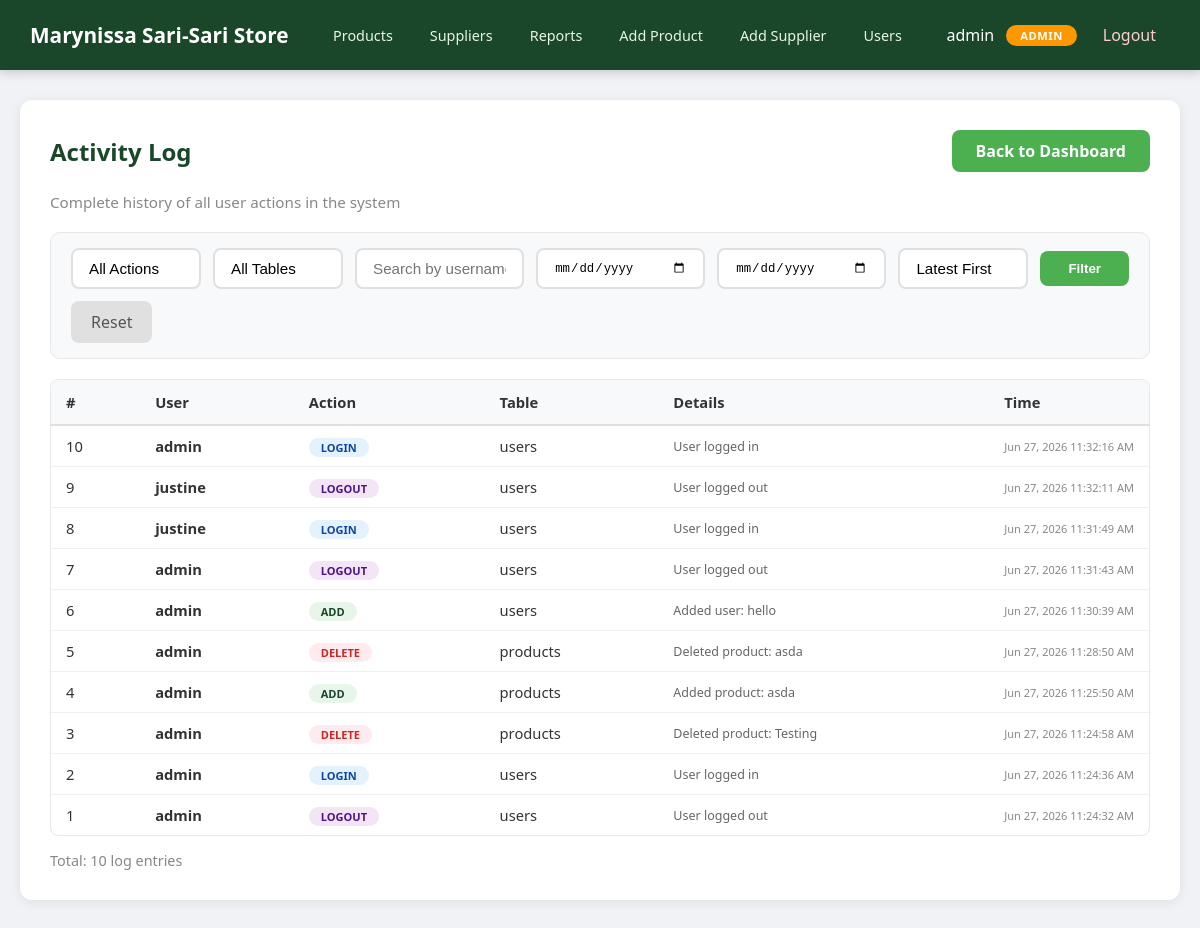
Page /activity_log.php (signed in) on the committed database.
### tables this page shows
CREATE TABLE `activity_log` (
  `id` int(11) NOT NULL,
  `user_id` int(11) NOT NULL,
  `username` varchar(50) NOT NULL,
  `action` varchar(50) NOT NULL,
  `table_name` varchar(50) NOT NULL,
  `record_id` int(11) DEFAULT NULL,
  `details` text DEFAULT NULL,
  `created_at` timestamp NOT NULL DEFAULT current_timestamp()
);

### auth.php (called while the page is built, shortened)
<?php
function isAdmin() {
    return isset($_SESSION['role']) && $_SESSION['role'] == 'admin';
}
function getUsername() {
    return isset($_SESSION['username']) ? $_SESSION['username'] : null;
}
?>

### activity_log.php (the view, shortened to what this page needs)
<?php
require_once 'config.php';
$action_filter = $_GET['action'] ?? '';
$table_filter = $_GET['table'] ?? '';
$user_filter = $_GET['user'] ?? '';
$sort_order = $_GET['sort'] ?? 'DESC';
$date_from = $_GET['date_from'] ?? '';
$date_to = $_GET['date_to'] ?? '';
$sql = "SELECT * FROM activity_log WHERE 1=1";
$sort_order = ($sort_order == 'ASC') ? 'ASC' : 'DESC';
$sql .= " ORDER BY created_at " . $sort_order;
$logs = $conn->query($sql);
?>
<!DOCTYPE html>
<html>
<head>
    <link rel="stylesheet" href="style.css">
</head>
<body>
<?php include 'navbar.php'; ?>
<div class="container">
    <div class="card">
        <div class="top-bar">
            <h1>Activity Log</h1>
            <a href="index.php" class="btn-back" style="margin-top:0;">Back to Dashboard</a>
        </div>
        <p class="page-subtitle">Complete history of all user actions in the system</p>
        <div class="search-bar" style="margin-bottom:20px;">
            <form method="GET" style="display:flex; gap:12px; flex-wrap:wrap; width:100%; align-items:center;">
                <select name="action" style="padding:10px 16px; border:2px solid #e0e0e0; border-radius:8px; font-size:0.95em; background:#fff; min-width:130px;">
                    <option value="">All Actions</option>
                </select>
                <select name="table" style="padding:10px 16px; border:2px solid #e0e0e0; border-radius:8px; font-size:0.95em; background:#fff; min-width:130px;">
                    <option value="">All Tables</option>
                </select>
                <input type="text" name="user" placeholder="Search by username..." value="<?= htmlspecialchars($user_filter) ?>" style="padding:10px 16px; border:2px solid #e0e0e0; border-radius:8px; font-size:0.95em; min-width:150px;">
                <input type="date" name="date_from" value="<?= htmlspecialchars($date_from) ?>" style="padding:10px 16px; border:2px solid #e0e0e0; border-radius:8px; font-size:0.95em; min-width:150px;">
                <input type="date" name="date_to" value="<?= htmlspecialchars($date_to) ?>" style="padding:10px 16px; border:2px solid #e0e0e0; border-radius:8px; font-size:0.95em; min-width:150px;">
                <select name="sort" style="padding:10px 16px; border:2px solid #e0e0e0; border-radius:8px; font-size:0.95em; background:#fff; min-width:130px;">
                    <option value="DESC" <?= ($sort_order == 'DESC') ? 'selected' : '' ?>>Latest First</option>
                </select>
                <button type="submit" class="btn-search">Filter</button>
                <?php if (!empty($action_filter) || !empty($table_filter) || !empty($user_filter) || !empty($date_from) || !empty($date_to) || !empty($sort_order)): ?>
                    <a href="activity_log.php" class="btn-reset">Reset</a>
                <?php endif; ?>
            </form>
        </div>
        <div class="table-container">
            <table>
                <thead>
                    <tr>
                        <th>#</th>
                        <th>User</th>
                        <th>Action</th>
                        <th>Table</th>
                        <th>Details</th>
                        <th>Time</th>
                    </tr>
                </thead>
                <tbody>
                    <?php if ($logs->num_rows > 0): ?>
                        <?php while ($log = $logs->fetch_assoc()): ?>
                        <tr>
                            <td><?= $log['id'] ?></td>
                            <td><strong><?= htmlspecialchars($log['username']) ?></strong></td>
                            <td>
                                <span style="padding:2px 12px; border-radius:12px; font-size:0.75em; font-weight:600;
                                    <?= $log['action'] == 'ADD' ? 'background:#e8f5e9; color:#1a472a;' : '' ?>
                                    <?= $log['action'] == 'EDIT' ? 'background:#fff3e0; color:#e65100;' : '' ?>
                                    <?= $log['action'] == 'DELETE' ? 'background:#ffebee; color:#c62828;' : '' ?>
                                    <?= $log['action'] == 'LOGIN' ? 'background:#e3f2fd; color:#0d47a1;' : '' ?>
                                    <?= $log['action'] == 'LOGOUT' ? 'background:#f3e5f5; color:#4a148c;' : '' ?>
                                ">
                                    <?= htmlspecialchars($log['action']) ?>
                                </span>
                            </td>
                            <td><?= htmlspecialchars($log['table_name']) ?></td>
                            <td style="font-size:0.85em; color:#666; max-width:350px; word-wrap:break-word;">
                                <?= htmlspecialchars($log['details'] ?? '') ?>
                            </td>
                            <td style="font-size:0.75em; color:#888; white-space:nowrap;">
                                <?= date('M d, Y h:i:s A', strtotime($log['created_at'])) ?>
                            </td>
                        </tr>
                        <?php endwhile; ?>
                    <?php endif; ?>
                </tbody>
            </table>
        </div>
        <p class="count">Total: <?= $logs->num_rows ?> log entries</p>
    </div>
</div>
</body>
</html>

### navbar.php
<?php
$current_page = basename($_SERVER['PHP_SELF']);
?>
<nav class="navbar">
    <div class="brand">
        Marynissa Sari-Sari Store
    </div>
    <div class="nav-links">
        <a href="index.php" class="<?= $current_page == 'index.php' ? 'active' : '' ?>">Products</a>
        <a href="suppliers.php" class="<?= $current_page == 'suppliers.php' ? 'active' : '' ?>">Suppliers</a>
        <a href="report.php" class="<?= $current_page == 'report.php' ? 'active' : '' ?>">Reports</a>
        <?php if (isAdmin()): ?>
            <a href="add_product.php" class="<?= $current_page == 'add_product.php' ? 'active' : '' ?>">Add Product</a>
            <a href="add_supplier.php" class="<?= $current_page == 'add_supplier.php' ? 'active' : '' ?>">Add Supplier</a>
            <a href="users.php" class="<?= $current_page == 'users.php' ? 'active' : '' ?>">Users</a>
        <?php endif; ?>
    </div>
    <div class="user-section">
        <span><?= getUsername() ?></span>
        <span class="role-badge <?= isAdmin() ? 'admin' : 'staff' ?>">
            <?= $_SESSION['role'] ?>
        </span>
        <a href="logout.php" class="logout-btn">Logout</a>
    </div>
</nav>

### style.css (style rules this page uses)
* { margin: 0; padding: 0; box-sizing: border-box; }
body { font-family: 'Segoe UI', Tahoma, Geneva, Verdana, sans-serif; background: #f0f2f5; min-height: 100vh; color: #333; }
a { text-decoration: none; }
.navbar { background: #1a472a; color: #fff; padding: 0 30px; display: flex; justify-content: space-between; align-items: center; height: 70px; box-shadow: 0 2px 10px rgba(0,0,0,0.2); position: sticky; top: 0; z-index: 100; }
.navbar .brand { font-size: 1.3em; font-weight: 600; display: flex; align-items: center; gap: 10px; }
.navbar .nav-links { display: flex; gap: 5px; align-items: center; }
.navbar .nav-links a { color: #e8f5e9; padding: 8px 16px; border-radius: 6px; transition: all 0.3s ease; font-size: 0.9em; }
.navbar .user-section { display: flex; align-items: center; gap: 12px; }
.navbar .role-badge { padding: 3px 14px; border-radius: 20px; font-size: 0.7em; font-weight: 600; text-transform: uppercase; letter-spacing: 0.5px; }
.role-badge.admin { background: #FF9800; color: #fff; }
.navbar .logout-btn { color: #ffcdd2; padding: 6px 14px; border-radius: 6px; transition: all 0.3s; }
.container { max-width: 1200px; margin: 30px auto; padding: 0 20px; }
.card { background: #fff; border-radius: 12px; padding: 30px; box-shadow: 0 2px 12px rgba(0,0,0,0.08); margin-bottom: 25px; }
.page-subtitle { color: #888; font-size: 0.95em; margin-bottom: 20px; }
.top-bar { display: flex; justify-content: space-between; align-items: center; margin-bottom: 20px; flex-wrap: wrap; gap: 15px; }
.top-bar h1 { color: #1a472a; font-size: 1.5em; }
.btn-back { display: inline-block; padding: 10px 24px; background: #4CAF50; color: #fff; border-radius: 8px; font-weight: 600; transition: all 0.3s; margin-top: 10px; }
.search-bar { display: flex; gap: 12px; margin-bottom: 20px; flex-wrap: wrap; background: #f8f9fa; padding: 15px 20px; border-radius: 10px; align-items: center; border: 1px solid #e8e8e8; }
.search-bar input { flex: 2; padding: 10px 16px; border: 2px solid #e0e0e0; border-radius: 8px; font-size: 0.95em; min-width: 180px; transition: all 0.3s; background: #fff; }
.search-bar select { flex: 1; padding: 10px 16px; border: 2px solid #e0e0e0; border-radius: 8px; font-size: 0.95em; background: #fff; min-width: 150px; cursor: pointer; appearance: none; background-repeat: no-repeat; background-position: right 12px center; padding-right: 35px; }
.search-bar .btn-search { padding: 10px 28px; background: #4CAF50; color: #fff; border: none; border-radius: 8px; cursor: pointer; font-weight: 600; transition: all 0.3s; white-space: nowrap; }
.search-bar .btn-reset { padding: 10px 20px; background: #e0e0e0; color: #555; border: none; border-radius: 8px; cursor: pointer; font-weight: 500; transition: all 0.3s; }
.table-container { overflow-x: auto; border-radius: 8px; border: 1px solid #e8e8e8; }
table { width: 100%; border-collapse: collapse; font-size: 0.92em; }
th { background: #f8f9fa; color: #333; padding: 12px 15px; text-align: left; border-bottom: 2px solid #e0e0e0; font-weight: 600; white-space: nowrap; }
td { padding: 10px 15px; border-bottom: 1px solid #f0f0f0; vertical-align: middle; }
tr:last-child td { border-bottom: none; }
.count { margin-top: 15px; color: #888; font-size: 0.9em; }
table th:last-child, table td:last-child { width: 150px; min-width: 150px; }

### rows in the picture
activity_log: id "10", username "admin", action "LOGIN", table_name "users", details "User logged in", created_at "Jun 27, 2026 11:32:16 AM"
activity_log: id "9", username "justine", action "LOGOUT", table_name "users", details "User logged out", created_at "Jun 27, 2026 11:32:11 AM"
activity_log: id "8", username "justine", action "LOGIN", table_name "users", details "User logged in", created_at "Jun 27, 2026 11:31:49 AM"
activity_log: id "7", username "admin", action "LOGOUT", table_name "users", details "User logged out", created_at "Jun 27, 2026 11:31:43 AM"
activity_log: id "6", username "admin", action "ADD", table_name "users", details "Added user: hello", created_at "Jun 27, 2026 11:30:39 AM"
activity_log: id "5", username "admin", action "DELETE", table_name "products", details "Deleted product: asda", created_at "Jun 27, 2026 11:28:50 AM"
activity_log: id "4", username "admin", action "ADD", table_name "products", details "Added product: asda", created_at "Jun 27, 2026 11:25:50 AM"
activity_log: id "3", username "admin", action "DELETE", table_name "products", details "Deleted product: Testing", created_at "Jun 27, 2026 11:24:58 AM"
activity_log: id "2", username "admin", action "LOGIN", table_name "users", details "User logged in", created_at "Jun 27, 2026 11:24:36 AM"
activity_log: id "1", username "admin", action "LOGOUT", table_name "users", details "User logged out", created_at "Jun 27, 2026 11:24:32 AM"

### other values in the picture
getUsername() "admin"
$_SESSION['role'] "ADMIN"
$logs->num_rows "10"
